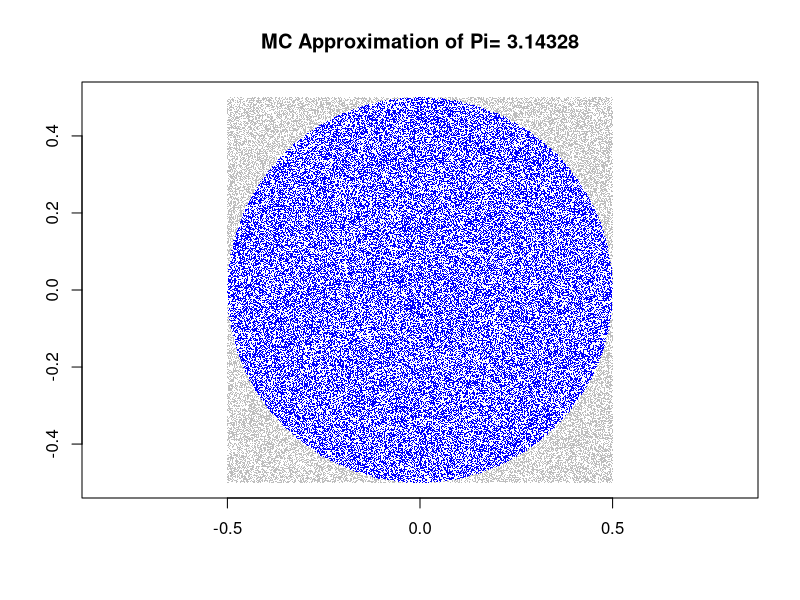
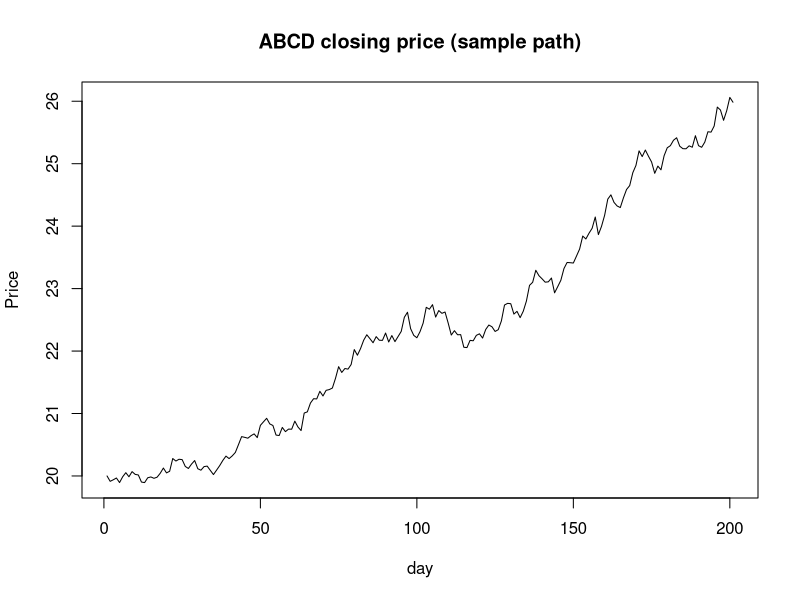

Generate these figures, in order, with R:
#Pilih ada brp byk ttk yg ingin kita sebar
runs=10^5 #Misal 100000 ttk #sdh dicoba 10^3, hasilnya 3.11sekian
xs=runif(runs, min=-0.5, max=0.5) #Kita sdg memilih suatu persegi yg pjg sisi 1
ys=runif(runs, min=-0.5, max=0.5) #Ttp gmbr persegi, t stengah di Kuadran I stengah di Kuadran II
#Tentukan ttk mana saja yg ada di dlm lingk
in.circle<-xs^2+ys^2<=0.5^2 #Psgan (x,y) di dlm lingk dgn d=1
mc.pi=(sum(in.circle)/runs)*4 #Byk ttk dlm lingk/byk ttk dlm persegi
mc.pi
plot(xs,ys,pch='.',col=ifelse(in.circle,"blue","grey"),xlab='',
     ylab='',asp=1, main=paste("MC Approximation of Pi=",mc.pi))

### CARA LAIN:
# Fungsi untuk menghitung hampiran dari Pi dengan Monte Carlo
hampiran.pi <- function(iterasi) {
  # Bangkitkan 2 vektor berdistribusi U(0,1) untuk menyatakan titik2 acak dalam 1/4 lingkaran
  posisi.x <- runif(iterasi, min=0, max=1)
  posisi.y <- runif(iterasi, min=0, max=1)
  # Uji apakah titik2 tsb di dalam / di luar 1/4 lingkaran
  posisi.titik <- ifelse(posisi.x^2 + posisi.y^2 <= 1, TRUE, FALSE)
  titik.masuk <- length(which(posisi.titik == TRUE))
  # Estimasi Pi
  return(4*(titik.masuk/iterasi))
}


################################################
#menghitung integral monte carlo

#hitung secara 'langsung'(bagaimanapun R sama sprt maple, kalo htg integral dihtg numerik=yg ditampilkan hampiran)
integrate(function(x)sin(x)^2 + log(x), lower=1, upper=10)
#nilai integralnya: 18.52494 

#menaksir nilai integral dengan monte carlo
monte_int<-function(f, a, b, n=1e6){ #1e6 adlh 1jt=10^6
  x<-runif(n, min=a, max=b)
  return((b-a)*sum(f(x))/n)
}
monte_int(function(x)sin(x)^2+log(x), a=1, b=10)
#nilai integralnya: 18.52765
#Drtd penggunaan dgn distribusi uniform

#menaksir nilai integral dengan dist normal
n=10^6
sims=rnorm(n, mean=1, sd=10)
mc.integral=sum(sims>=3 & sims<=6)/n
mc.integral
#untuk n=10^4, diperoleh nilai integralnya adalah 0.1109
#untuk n=10^6, diperoleh nilai integralnya adalah 0.112277


###############################
#menaksir harga saham
#single path
days <- 200
changes <- rnorm(days,mean=1.001,sd=0.005)
plot(cumprod(c(20,changes)),type='l',ylab="Price",xlab="day", main="ABCD closing price (sample path)")

#simulasi 100.000 path
runs <- 100000
#simulates future movements and returns the closing price on day 200
generate.path <- function(){
  days <- 200
  changes <- rnorm(200,mean=1.001,sd=0.005)
  sample.path <- cumprod(c(20,changes))
  closing.price <- sample.path[days+1] #+1 because we add the opening price
  return(closing.price)
}

mc.closing <- replicate(runs,generate.path())
median(mc.closing) #24.36932
mean(mc.closing) #24.4328
quantile(mc.closing, 0.95) #27.37 #batas atas diambil di 95%
quantile(mc.closing, 0.05) #21.71 #batas atas diambil di 5%
